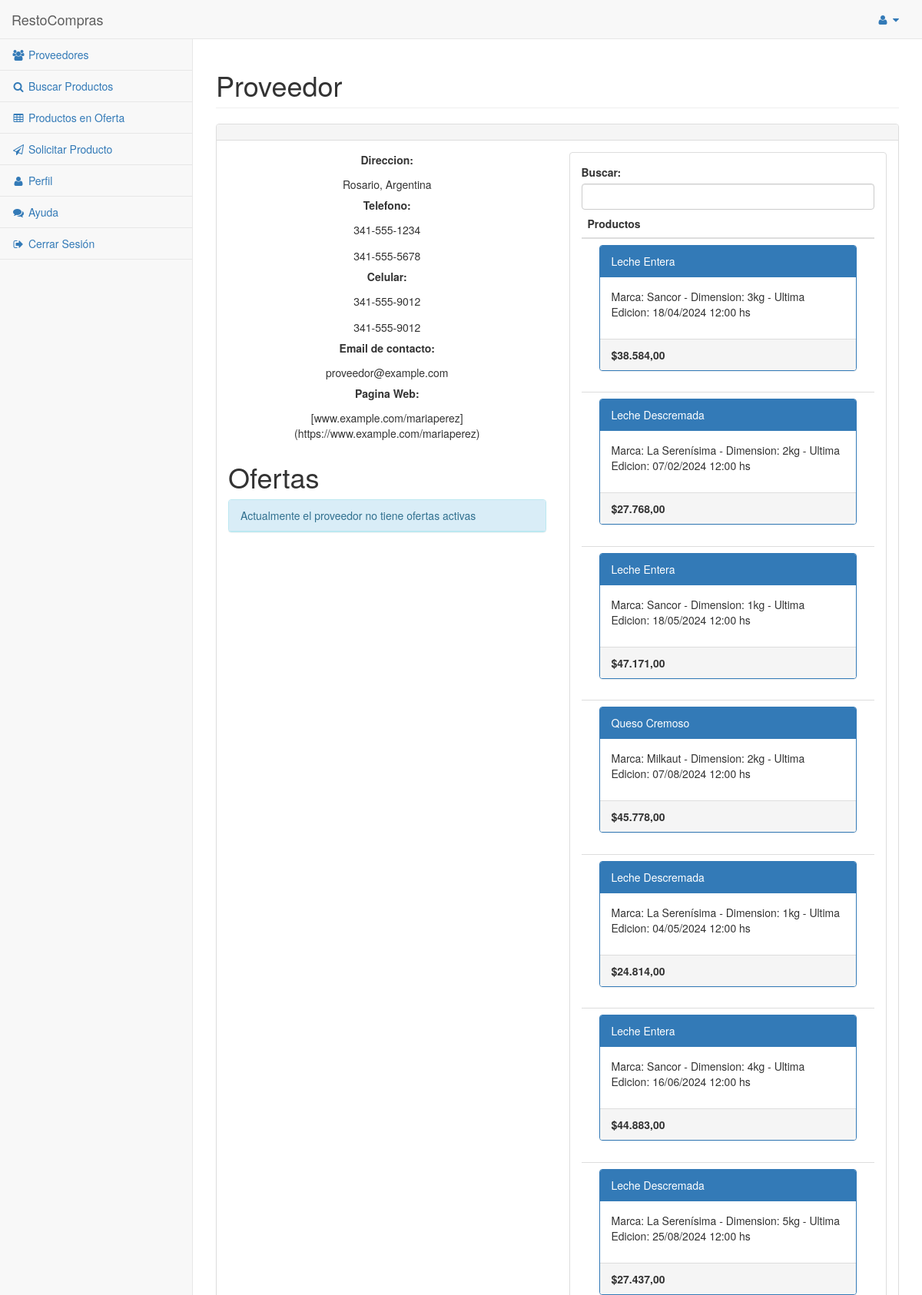
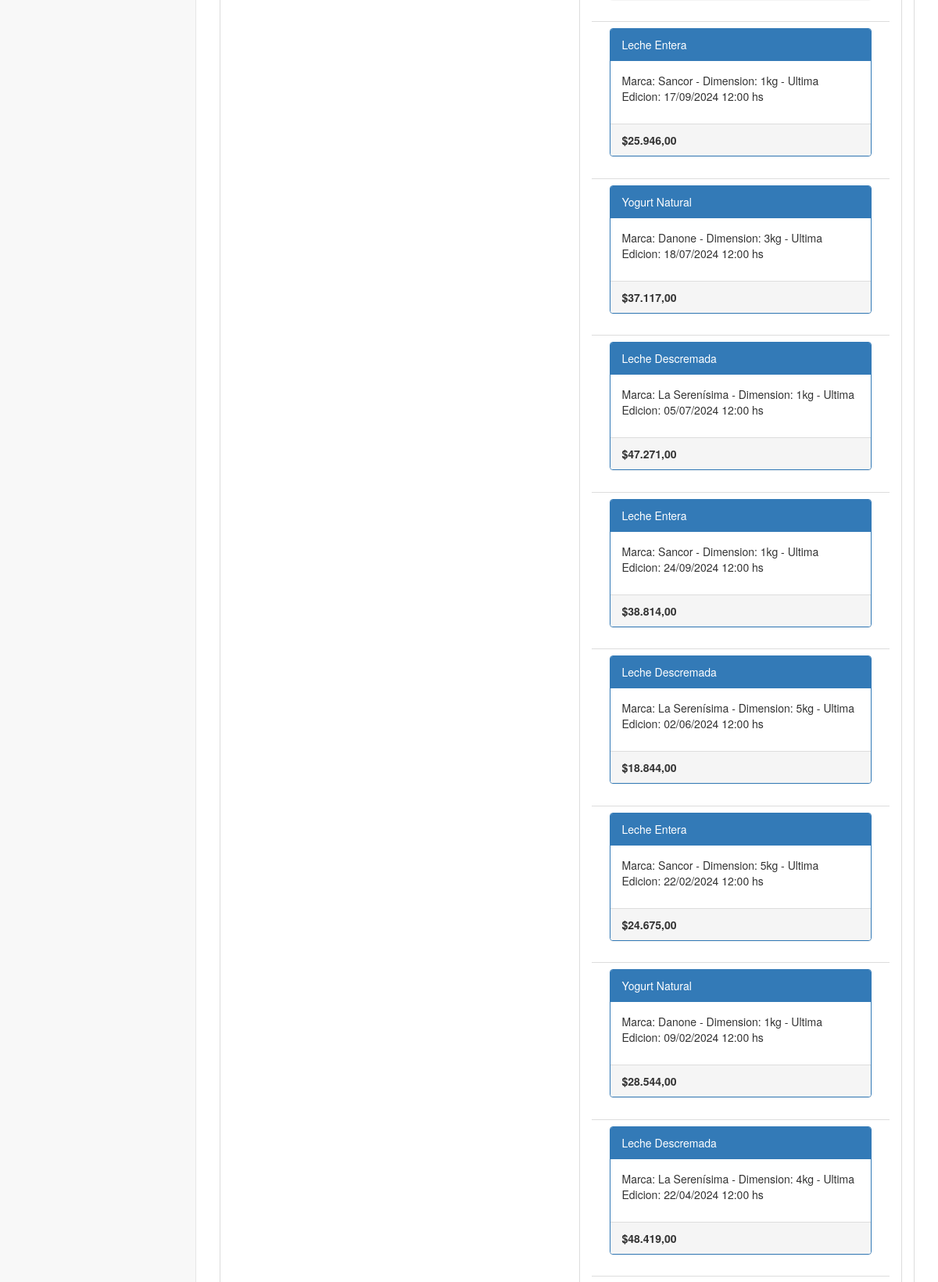
/home.php?pagina=perfil&id=2 (signed in, upper part), run on the app's committed database (2 pictures, top to bottom).
### tables this page shows
CREATE TABLE IF NOT EXISTS users (
        user_id INT PRIMARY KEY AUTO_INCREMENT,
        user_loginname VARCHAR(255) NOT NULL UNIQUE,
        user_location VARCHAR(255) DEFAULT 'Rosario, Argentina',
        user_telephone1 VARCHAR(20),
        user_telephone2 VARCHAR(20),
        user_cellphone1 VARCHAR(20),
        user_cellphone2 VARCHAR(20),
        user_contactemail VARCHAR(255) NOT NULL UNIQUE,
        user_website VARCHAR(255),
        user_name VARCHAR(255) NOT NULL,
        user_description TEXT,
        user_photo VARCHAR(255),
        user_type BOOLEAN NOT NULL,   
        user_count INT DEFAULT 0,
        user_password VARCHAR(255) NOT NULL
    );

CREATE TABLE IF NOT EXISTS products (
        product_id INT PRIMARY KEY AUTO_INCREMENT,
        product_name VARCHAR(255) NOT NULL,
        product_dimension VARCHAR(255) DEFAULT '1kg',
        product_brand VARCHAR(255) NOT NULL,
        product_price DECIMAL(10, 2) NOT NULL,
        product_date DATETIME NOT NULL DEFAULT CURRENT_TIMESTAMP,
        product_ownername VARCHAR(255) NOT NULL,
        product_owner INT NOT NULL,
        product_category INT NOT NULL,
        FOREIGN KEY (product_owner) REFERENCES users(user_id),
        FOREIGN KEY (product_category) REFERENCES category(category_id)
    );

### src/system/pages/clients/perfil.php (the view, shortened to what this page needs)
<?php
if(!empty($_GET['id']))
{
	$dbconnection = mysqli_connect($db_server, $db_user, $db_password, $db_name);
	$userid =  mysqli_real_escape_string($dbconnection, $_GET['id']);
	$sentence = "SELECT * FROM users WHERE user_id = '$userid'";
	$result = mysqli_query($dbconnection, $sentence);
	$rows = mysqli_num_rows($result);
	if($rows > 0)
	{
		while($row = mysqli_fetch_assoc($result))
		{
			$user_location = $row['user_location'];
			$user_telephone1 = $row['user_telephone1'];
			$user_telephone2 = $row['user_telephone2'];
			$user_cellphone1 = $row['user_cellphone1'];
			$user_cellphone2 = $row['user_cellphone2'];
			$user_contactemail = $row['user_contactemail'];
			$user_website = $row['user_website'];
			$user_name = $row['user_name'];
		}
	}
	else
	{
		header('Location: home.php');
		die();
	}
}
else
{
	header('Location: home.php');
	die();
}
?>
<!DOCTYPE html>
<html lang="en">
<body>
    <div id="wrapper">
        <div id="page-wrapper">
    <link href="../vendor/datatables-plugins/dataTables.bootstrap.css" rel="stylesheet">
    <link href="../vendor/datatables-responsive/dataTables.responsive.css" rel="stylesheet">
            <div class="row">
                <div class="col-lg-12">
                    <h1 class="page-header"><?php echo "$user_name";?></h1>
                </div>
            </div>
            <div class="row">
                <div class="col-lg-12">
                    <div class="panel panel-default">
                        <div class="panel-heading">
                        </div>
                        <div class="panel-body">
                            <div class="row">
                                <div class="col-lg-6">
                                    <form role="form" class="text-center">
                                        <div class="form-group">
                                            <label>Direccion:</label>
                                            <p class="form-control-static"><?php echo $user_location;?></p>
                                            <label>Telefono:</label>
                                            <p class="form-control-static"><?php echo $user_telephone1;?></p>
                                            <p class="form-control-static"><?php echo $user_telephone2;?></p>
                                            <label>Celular:</label>
                                            <p class="form-control-static"><?php echo $user_cellphone1;?></p>
                                            <p class="form-control-static"><?php echo $user_cellphone2;?></p>
                                            <label>Email de contacto:</label>
                                            <p class="form-control-static"><?php echo $user_contactemail;?></p>
                                            <label>Pagina Web:</label>
                                            <p class="form-control-static"><?php echo $user_website;?></p>
                                        </div>
                                    </form>
                                    <div>
                                        <h1>Ofertas</h1>
                                        <div class="row">
                                            <?php
                        						$dbconnection = mysqli_connect($db_server, $db_user, $db_password, $db_name);
                        						$timenow = time();
                        						$sentence = "SELECT * FROM offers WHERE offer_time > $timenow and offer_owner=$userid";
                        						$result = mysqli_query($dbconnection, $sentence);
                        						$rows = mysqli_num_rows($result);
                        						if($rows > 0)
                        						{
                        							while($row = mysqli_fetch_assoc($result))
                        							{
                        								$name = $row['offer_name'];
                        								$dimension = $row['offer_dimension'];
                        								$brand = $row['offer_brand'];
                        								$ownername = strtoupper($row['offer_ownername']);
                        								$ownerid = $row['offer_owner'];
                        								$minimun = $row['offer_minimun'];
                        								$time = $row['offer_time'];
                        								$expiration = date("d/m/Y H:i \h\s",strtotime($row['offer_time']));
                        								$price = number_format($row['offer_price'], 2, ',', '.');
                        								$date = date("d/m/Y H:i \h\s", strtotime($row['offer_date']));
                        								if($price==0){
                                				        $price = "Consultar";
                                				        }else{
                                				            $price = "$".$price;
                                				        }
                        								echo "
                                            				<tr>
                                                            <td>
                                                            <div class=\"col-lg-12\">
                                                                    <div class=\"panel panel-info\">
                                                                        <div class=\"panel-heading\">
                                                                            $name
                                                                        </div>
                                                                        <div class=\"panel-body\">
                                                                            <p>Marca: $brand  -   Dimension: $dimension -  Fecha Vencimiento: $expiration - Compra Minima: $minimun</br>
                                                                        </div>
                                                                        <div class=\"panel-footer\">
                                                                            <strong>$price</strong>
                                                                        </div>
                                                                    </div>
                                                                </div>
                                                            </td>
                                                            <tr>";
                        							}
                        						}
                        						else
                        						{
                        							echo "<div class=\"col-lg-12\">
                                                                    <div class=\"panel panel-info\">
                                                                        <div class=\"panel-heading\">
                                                                            Actualmente el proveedor no tiene ofertas activas
                                                                        </div>
                                                                    </div>
                                                                </div>";
                        						}
                        					?>
                                        </div>
                                    </div>
                                </div>
                                <div class="col-lg-6">
                                    <div class="panel panel-default">
                                        <div class="panel-body">
                                            <div class="input-field" id="input-container-3">
                                                <label class="control-label" for="navbar-search">Buscar:</label>
                                                <input id="navbar-search" class="form-control" type="text">
                                            </div>
                                            <table class="table" id="productos">
                                                    <thead>
                                                        <tr>
                                                            <th>Productos</th>
                                                        </tr>
                                                    </thead>
                                                    <tbody>
                                                        <?php
                                                		$dbconnection = mysqli_connect($db_server, $db_user, $db_password, $db_name);
                                                		$sentence = "SELECT * FROM products JOIN category ON category.category_id = products.product_category where product_owner=".$userid;
                                                		try{
                                                		    $result = mysqli_query($dbconnection, $sentence);
                                                		    $rows = mysqli_num_rows($result);
                                                		}catch(Exception $e){
                                                		    echo ("error");
                                                		    die();
                                                		}
                                                		if($rows > 0)
                                                		{
                                                			while($row = mysqli_fetch_assoc($result))
                                                			{
                                                				$name = $row['product_name'];
                                                				$dimension = $row['product_dimension'];
                                                				$brand = $row['product_brand'];
                                                				$price = $row['product_price'];
                                                				$priceok = number_format($price, 2, ',', '.');
                                                				$date = date("d/m/Y H:i \h\s", strtotime($row['product_date']));
                                                				if($priceok==0){
                                        				        $priceok = "Consultar";
                                        				        }else{
                                        				            $priceok = "$".$priceok;
                                        				        }
                                                                echo "
                                                                <tr>
                                                                <td>
                                                                    <div class=\"col-lg-12\">
                                                                        <div class=\"panel panel-primary\">
                                                                            <div class=\"panel-heading\">
                                                                                $name
                                                                            </div>
                                                                            <div class=\"panel-body\">
                                                                                <p>Marca: $brand  -   Dimension: $dimension  -   Ultima Edicion: $date</br></p>
                                                                            </div>
                                                                            <div class=\"panel-footer\">
                                                                              <strong>$priceok</strong>
                                                                            </div>
                                                                        </div>
                                                                    </div>
                                                                </td>
                                                                <tr>";
                                                			}
                                                		}
                                                		else
                                                		{
                                                			echo "<div class='error'>Aún no hay productos cargados</div>";
                                                		}
                                                	?>
                                                        </table>
                                        </div>
                                    </div>
                                </div>
                            </div>
                        </div>
                    </div>
                </div>
            </div>
        </div>
    </div>
</body>
</html>

### data on the page
users: user_name "Proveedor", user_location "Rosario, Argentina", user_telephone1 "341-555-1234", user_telephone2 "341-555-5678", user_cellphone1 "341-555-9012", user_cellphone2 "341-555-9012", user_contactemail "proveedor@example.com", user_website "[www.example.com/mariaperez](https://www.example.com/mariaperez)"
products: product_name "Leche Entera", product_brand "Sancor", product_dimension "3kg", product_date "18/04/2024 12:00 hs", priceok "$38.584,00"
products: product_name "Leche Descremada", product_brand "La Serenísima", product_dimension "2kg", product_date "07/02/2024 12:00 hs", priceok "$27.768,00"
products: product_name "Leche Entera", product_brand "Sancor", product_dimension "1kg", product_date "18/05/2024 12:00 hs", priceok "$47.171,00"
products: product_name "Queso Cremoso", product_brand "Milkaut", product_dimension "2kg", product_date "07/08/2024 12:00 hs", priceok "$45.778,00"
products: product_name "Leche Descremada", product_brand "La Serenísima", product_dimension "1kg", product_date "04/05/2024 12:00 hs", priceok "$24.814,00"
products: product_name "Leche Entera", product_brand "Sancor", product_dimension "4kg", product_date "16/06/2024 12:00 hs", priceok "$44.883,00"
products: product_name "Leche Descremada", product_brand "La Serenísima", product_dimension "5kg", product_date "25/08/2024 12:00 hs", priceok "$27.437,00"
products: product_name "Leche Entera", product_brand "Sancor", product_dimension "1kg", product_date "17/09/2024 12:00 hs", priceok "$25.946,00"
products: product_name "Yogurt Natural", product_brand "Danone", product_dimension "3kg", product_date "18/07/2024 12:00 hs", priceok "$37.117,00"
products: product_name "Leche Descremada", product_brand "La Serenísima", product_dimension "1kg", product_date "05/07/2024 12:00 hs", priceok "$47.271,00"
products: product_name "Leche Entera", product_brand "Sancor", product_dimension "1kg", product_date "24/09/2024 12:00 hs", priceok "$38.814,00"
products: product_name "Leche Descremada", product_brand "La Serenísima", product_dimension "5kg", product_date "02/06/2024 12:00 hs", priceok "$18.844,00"
products: product_name "Leche Entera", product_brand "Sancor", product_dimension "5kg", product_date "22/02/2024 12:00 hs", priceok "$24.675,00"
products: product_name "Yogurt Natural", product_brand "Danone", product_dimension "1kg", product_date "09/02/2024 12:00 hs", priceok "$28.544,00"
products: product_name "Leche Descremada", product_brand "La Serenísima", product_dimension "4kg", product_date "22/04/2024 12:00 hs", priceok "$48.419,00"
